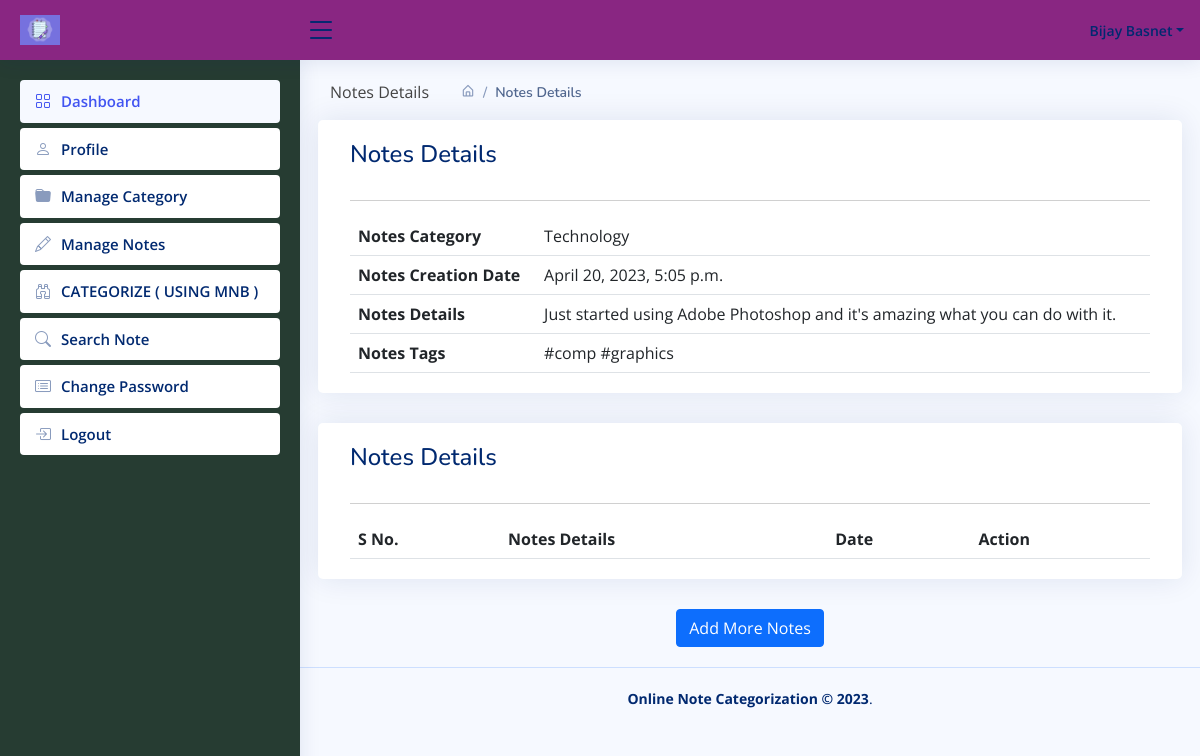
The app's page /viewNotes/131/ (signed in) with its own data.
### enotes/models.py (models this page shows, shortened)
class Notes(models.Model):
        signup = models.ForeignKey(Signup, on_delete=models.CASCADE, null=True)
        category = models.ForeignKey(Category, on_delete=models.CASCADE, null=True)
        noteDescription = models.CharField(max_length=250, null=True)
        CreationDate = models.DateTimeField(auto_now_add=True)
        UpdationDate = models.DateField(null=True)
        is_important = models.BooleanField(default=False)
        tags = models.CharField(max_length=250, null=True)

class Category(models.Model):
    signup = models.ForeignKey(Signup, on_delete=models.CASCADE, null=True)
    categoryName = models.CharField(max_length=150, null=True)
    CreationDate = models.DateTimeField(auto_now_add=True)

### enotes/views.py (the view, shortened to what this page needs)
# urls.py: path('viewNotes/<int:id>/', viewNotes, name='viewNotes'),
def viewNotes(request, id):
    if not request.user.is_authenticated:
        return redirect('user_login')
    notes = Notes.objects.get(id=id)
    user = User.objects.get(id=request.user.id)
    signup = Signup.objects.get(user=user)
    noteshistory = Noteshistory.objects.filter(signup=signup)
    return render(request, 'viewNotes.html', locals())

### enotes/templates/viewNotes.html (shortened to what this page needs)
{% extends 'usernavbar.html' %}
{% load static %}
{% block main %}
<div class="page-wrapper">
    <div class="page-content-wrapper">
        <div class="page-content">
            <div class="page-breadcrumb d-none d-sm-flex align-items-center mb-3">
                <div class="breadcrumb-title pe-3">Notes Details</div>
                <div class="ps-3">
                    <nav aria-label="breadcrumb">
                        <ol class="breadcrumb mb-0 p-0">
                            <li class="breadcrumb-item"><a href="{% url 'dashboard' %}"><i
                                    class="bx bx-home-alt"></i></a>
                            </li>
                            <li class="breadcrumb-item active" aria-current="page">Notes Details</li>
                        </ol>
                    </nav>
                </div>
            </div>
            <div class="row">
                <div class="card radius-15 col-xl-12">
                    <div class="card-body">
                        <div class="card-title">
                            <h4 class="mb-0">Notes Details</h4>
                        </div>
                        <hr/>
                        <div class="table-responsive">
                            <table class="table mb-0">
                                <thead>
                                <tr>
                                    <th>Notes Category</th>
                                    <td>{{notes.category.categoryName}}</td>
                                </tr>
                                <tr>
                                    <th>Notes Creation Date</th>
                                    <td>{{notes.CreationDate}}</td>
                                </tr>
                                <tr>
                                    <th>Notes Details</th>
                                    <td>{{notes.noteDescription}}</td>
                                </tr>
                                <tr>
                                    <th>Notes Tags</th>
                                    <td>{{notes.tags}}</td>
                                </tr>
                                </thead>
                            </table>
                        </div>
                    </div>
                </div>
            </div>
            <div class="row">
                <div class="card radius-15 col-xl-12">
                    <div class="card-body">
                        <div class="card-title">
                            <h4 class="mb-0">Notes Details</h4>
                        </div>
                        <hr/>
                        <div class="table-responsive">
                            <table class="table mb-0">
                                <thead>
                                <tr>
                                    <th>S No.</th>
                                    <th>Notes Details</th>
                                    <th>Date</th>
                                    <th>Action</th>
                                </tr>
                                </thead>
                            </table>
                        </div>
                    </div>
                </div>
            </div>
            <div align="center">
                <button class="btn btn-primary" type="button" data-bs-toggle="modal" data-bs-target="#exampleModal">Add
                    More Notes
                </button>
            </div>
        </div>
    </div>
</div>
{% endblock %}

### enotes/templates/usernavbar.html (shortened to what this page needs)
{% load static %}
<html lang="en">
<head>
  <link href="{% static 'assets/vendor/bootstrap/css/bootstrap.min.css' %}" rel="stylesheet">
  <link href="{% static 'assets/vendor/bootstrap-icons/bootstrap-icons.css' %}" rel="stylesheet">
  <link href="{% static 'assets/vendor/boxicons/css/boxicons.min.css' %}" rel="stylesheet">
  <link href="{% static 'assets/vendor/quill/quill.snow.css' %}" rel="stylesheet">
  <link href="{% static 'assets/vendor/quill/quill.bubble.css' %}" rel="stylesheet">
  <link href="{% static 'assets/vendor/remixicon/remixicon.css' %}" rel="stylesheet">
  <link href="{% static 'assets/vendor/simple-datatables/style.css' %}" rel="stylesheet">
  <link href="{% static 'assets/css/style.css' %}" rel="stylesheet">
</head>
<body>
  <header id="header" class="header fixed-top d-flex align-items-center">
    <div class="d-flex align-items-center justify-content-between">
      <a href="" class="logo d-flex align-items-center">
        <img src="{% static 'images/enotes.png' %}" alt="">
      </a>
      <i class="bi bi-list toggle-sidebar-btn"></i>
    </div>
    <nav class="header-nav ms-auto">
      <ul class="d-flex align-items-center">
        <li class="nav-item dropdown pe-3">
          <a class="nav-link nav-profile d-flex align-items-center pe-0" href="#" data-bs-toggle="dropdown">
            <span class="d-none d-md-block dropdown-toggle ps-2">{{request.user.first_name}} {{request.user.last_name}}</span>
          </a>
        </li>
      </ul>
    </nav>
  </header>
  <aside id="sidebar" class="sidebar">
    <ul class="sidebar-nav" id="sidebar-nav">
      <li class="nav-item">
        <a class="nav-link" href="/dashboard">
          <i class="bi bi-grid"></i>
          <span>Dashboard</span>
        </a>
      </li>
      <li class="nav-item">
        <a class="nav-link collapsed" href="/profile">
          <i class="bi bi-person"></i>
          <span>Profile</span>
        </a>
      </li>
        <li class="nav-item">
        <a class="nav-link collapsed" href="/manageCategory">
          <i class="bi bi-folder-fill"></i>
          <span>Manage Category</span>
        </a>
      </li>
      <li class="nav-item">
        <a class="nav-link collapsed" href="/manageNotes">
          <i class="bi bi-pencil"></i>
          <span>Manage Notes</span>
        </a>
      </li>
       <li class="nav-item ">
        <a class="nav-link collapsed has-arrow" href="#">
          <i class="bi bi-binoculars"></i>
          <span>CATEGORIZE ( USING MNB )</span>
        </a>
      </li>
      <li class="nav-item">
        <a class="nav-link collapsed" href="/searchNotes">
          <i class="bi bi-search"></i>
          <span>Search Note</span>
        </a>
      </li>
      <li class="nav-item">
        <a class="nav-link collapsed" href="/changePassword">
          <i class="bi bi-card-list"></i>
          <span>Change Password</span>
        </a>
      </li>
      <li class="nav-item">
        <a class="nav-link collapsed" href="/logout">
          <i class="bi bi-box-arrow-in-right"></i>
          <span>Logout</span>
        </a>
      </li>
    </ul>
  </aside>
  <main id="main" class="main">
    <section class="section dashboard">
      {% block main %}
      {% endblock %}
    </section>
  </main>
  <footer id="footer" class="footer">
    <div class="copyright">
      <strong><span>Online Note Categorization &copy;
            <script>document.write(new Date().getFullYear());</script></span></strong>.
    </div>
  </footer>
</body>
</html>

### enotes/static/assets/css/style.css (style rules this page uses)
:root { scroll-behavior: smooth; }
body { font-family: "Open Sans", sans-serif; background: #f6f9ff; color: #444444; }
a { color: #4154f1; text-decoration: none; }
h1, h2, h3, h4, h5, h6 { font-family: "Nunito", sans-serif; }
#main { margin-top: 60px; padding: 20px 30px; transition: all 0.3s; }
.card { margin-bottom: 30px; border: none; border-radius: 5px; box-shadow: 0px 0 30px rgba(1, 41, 112, 0.1); }
.card-title { padding: 20px 0 15px 0; font-size: 18px; font-weight: 500; color: #012970; font-family: "Poppins", sans-serif; }
.card-body { padding: 0 20px 20px 20px; }
.breadcrumb { font-size: 14px; font-family: "Nunito", sans-serif; color: #899bbd; font-weight: 600; }
.breadcrumb a { color: #899bbd; transition: 0.3s; }
.breadcrumb .breadcrumb-item::before { color: #899bbd; }
.breadcrumb .active { color: #51678f; font-weight: 600; }
.logo { line-height: 1; }
@media (min-width: 1200px) { .logo { width: 280px; } }
.logo img { max-height: 30px; margin-right: 6px; }
.header { transition: all 0.5s; z-index: 997; height: 60px; box-shadow: 0px 2px 20px rgba(1, 41, 112, 0.1); background-color: #892682; padding-left: 20px; }
.header .toggle-sidebar-btn { font-size: 32px; padding-left: 5px; cursor: pointer; color: #012970; }
.header-nav ul { list-style: none; }
.header-nav > ul { margin: 0; padding: 0; }
.header-nav .nav-profile { color: #012970; }
.header-nav .nav-profile span { font-size: 14px; font-weight: 600; }
.sidebar { position: fixed; top: 60px; left: 0; bottom: 0; width: 300px; z-index: 996; transition: all 0.3s; padding: 20px; overflow-y: auto; scrollbar-width: thin; scrollbar-color: #aab7cf transparent; box-shadow: 0px 0px 20px rgba(1, 41, 112, 0.1); background-color: #263c32; }
@media (min-width: 1200px) { #main, #footer { margin-left: 300px; } }
.sidebar-nav { padding: 0; margin: 0; list-style: none; }
.sidebar-nav li { padding: 0; margin: 0; list-style: none; }
.sidebar-nav .nav-item { margin-bottom: 5px; }
.sidebar-nav .nav-link { display: flex; align-items: center; font-size: 15px; font-weight: 600; color: #4154f1; transition: 0.3; background: #f6f9ff; padding: 10px 15px; border-radius: 4px; }
.sidebar-nav .nav-link i { font-size: 16px; margin-right: 10px; color: #4154f1; }
.sidebar-nav .nav-link.collapsed { color: #012970; background: #fff; }
.sidebar-nav .nav-link.collapsed i { color: #899bbd; }
.footer { padding: 20px 0; font-size: 14px; transition: all 0.3s; border-top: 1px solid #cddfff; }
.footer .copyright { text-align: center; color: #012970; }

### records on screen
Notes: category.categoryName "Technology", CreationDate "April 20, 2023, 5:05 p.m.", noteDescription "Just started using Adobe Photoshop and it's amazing what you can do with it.", tags "#comp #graphics"

### other values on screen
{{ request.user.first_name }} "Bijay"
{{ request.user.last_name }} "Basnet"
